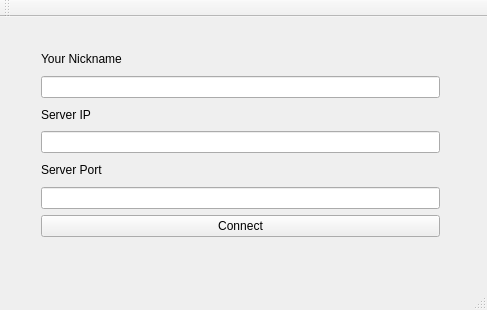
<?xml version="1.0" encoding="UTF-8"?>
<ui version="4.0">
 <class>LoginWindow</class>
 <widget class="QMainWindow" name="LoginWindow">
  <property name="geometry">
   <rect>
    <x>0</x>
    <y>0</y>
    <width>487</width>
    <height>310</height>
   </rect>
  </property>
  <property name="windowTitle">
   <string>LoginWindow</string>
  </property>
  <widget class="QWidget" name="centralWidget">
   <widget class="QWidget" name="verticalLayoutWidget">
    <property name="geometry">
     <rect>
      <x>30</x>
      <y>20</y>
      <width>421</width>
      <height>211</height>
     </rect>
    </property>
    <layout class="QVBoxLayout" name="verticalLayout">
     <item>
      <widget class="QLabel" name="label_3">
       <property name="text">
        <string>Your Nickname</string>
       </property>
      </widget>
     </item>
     <item>
      <widget class="QLineEdit" name="lineEdit_3"/>
     </item>
     <item>
      <widget class="QLabel" name="label">
       <property name="text">
        <string>Server IP</string>
       </property>
      </widget>
     </item>
     <item>
      <widget class="QLineEdit" name="lineEdit"/>
     </item>
     <item>
      <widget class="QLabel" name="label_2">
       <property name="text">
        <string>Server Port</string>
       </property>
      </widget>
     </item>
     <item>
      <widget class="QLineEdit" name="lineEdit_2"/>
     </item>
     <item>
      <widget class="QPushButton" name="pushButton">
       <property name="text">
        <string>Connect</string>
       </property>
      </widget>
     </item>
    </layout>
   </widget>
  </widget>
  <widget class="QMenuBar" name="menuBar">
   <property name="geometry">
    <rect>
     <x>0</x>
     <y>0</y>
     <width>487</width>
     <height>26</height>
    </rect>
   </property>
  </widget>
  <widget class="QToolBar" name="mainToolBar">
   <attribute name="toolBarArea">
    <enum>TopToolBarArea</enum>
   </attribute>
   <attribute name="toolBarBreak">
    <bool>false</bool>
   </attribute>
  </widget>
  <widget class="QStatusBar" name="statusBar"/>
 </widget>
 <layoutdefault spacing="6" margin="11"/>
 <resources/>
 <connections/>
</ui>
